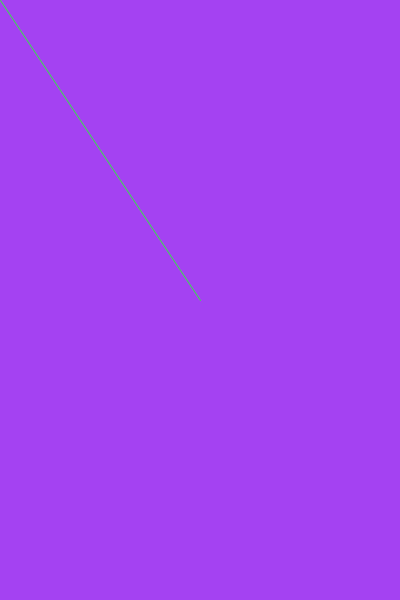
Frame 1 (no input)
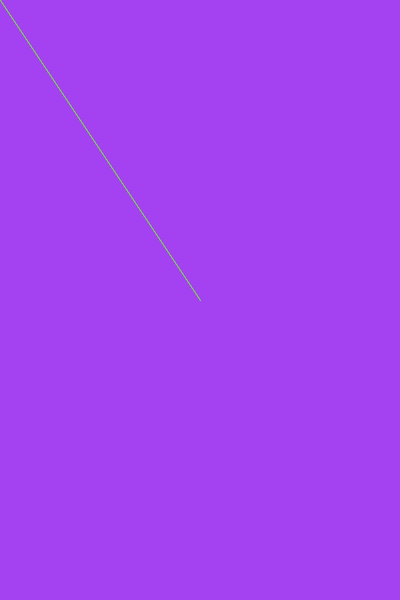
Frame 60 (the mouse pressed at the canvas centre just before this capture)
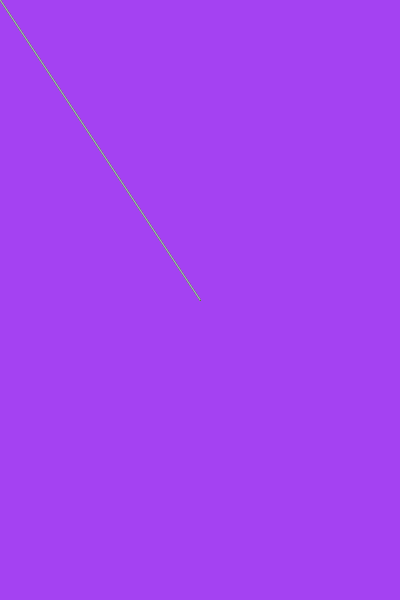
Frame 120 (the mouse held since frame 60 and released just before this capture)

The Processing sketch that drew these frames (run headless with seeded random() and noise(); from frame 60 on, the mouse is pressed at the canvas centre):

// Processing sketch: processing_83285
// ── processing_83285.pde

void setup()
{
size(400, 600);
background(random(255), random(255), random(255));
smooth();
}

void draw()
{
stroke(random(255), random(255), random(255));
line(200, 300, mouseX, mouseY);
}  

void keyPressed()
{
  background(random(255), random(255), random(255));

}
